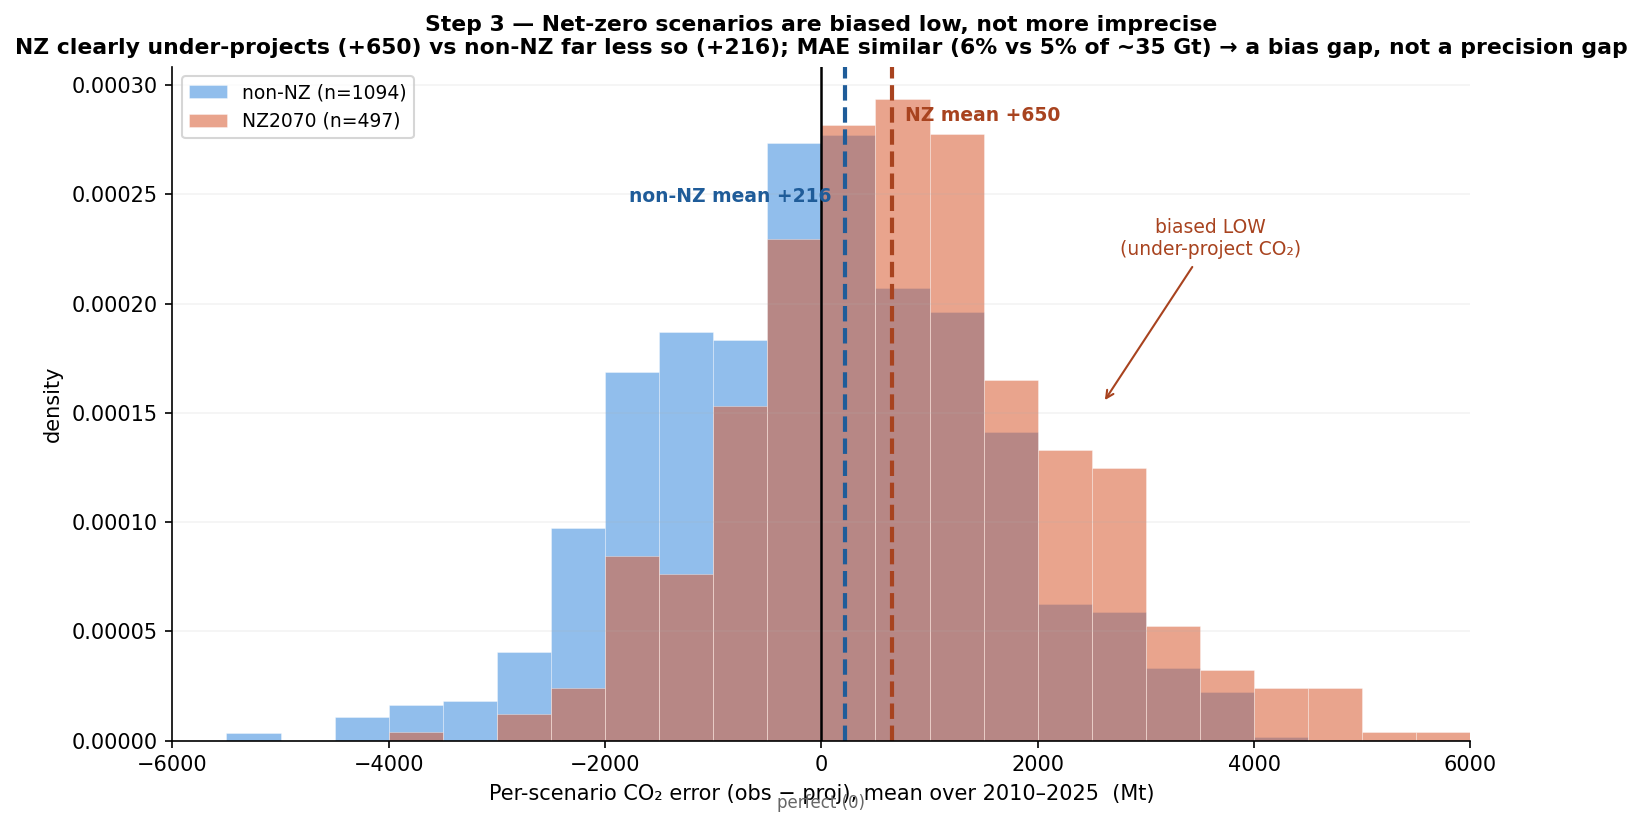

Reproduce this figure in Python.
"""
Step 3 — Net-zero scenarios are biased low (not more imprecise).
Distribution of the per-scenario CO2 mean error (obs - proj, 2010-2025), NZ2070 vs non-NZ.
NZ is shifted toward positive (under-projection); both have similar magnitude (MAE_j ~5-6%).
All numbers family-weighted (1/n_family).
"""
import warnings; warnings.filterwarnings('ignore')
import pandas as pd, numpy as np, matplotlib.pyplot as plt
from pathlib import Path

SCI = Path.home()/'PhD'/'4. Modeling'/'Prisma School'/'Scenario_Compass_Initiative_Data'/'SCI-2025_v1.0_pathways_ensemble_global.xlsx'
OBS = {'2010':33400,'2015':35400,'2020':34800,'2025':38100}
_F = ['MESSAGE','REMIND','IMACLIM','IMAGE','WITCH','POLES','GCAM','AIM','COFFEE','TIAM','GEM-E3','PROMETHEUS','EPPA','C-ROADS','MERGE','CGEM','MINES']
df = pd.read_excel(SCI, sheet_name='data'); meta = pd.read_excel(SCI, sheet_name='meta')
meta['key'] = meta['Model']+'|||'+meta['Scenario']
nz = meta.set_index('key')['Emissions Diagnostics|Year of Net Zero|CO2'].le(2070)
s = df[df['Variable']=='Emissions|CO2|Energy and Industrial Processes'].copy()
s['key'] = s['Model']+'|||'+s['Scenario']; s['Family'] = s['Model'].map(lambda m: next((f for f in _F if f in str(m).upper()), str(m)))
E = np.column_stack([OBS[y]-s[y].values for y in OBS])
s['ME_j'] = np.nanmean(E, axis=1); s['MAE_j'] = np.nanmean(np.abs(E), axis=1)
s['w'] = 1.0/s.groupby('Family')['Family'].transform('size'); s['nz'] = s['key'].map(nz)
A = s[s.nz==True].dropna(subset=['ME_j']); B = s[s.nz==False].dropna(subset=['ME_j'])
def wm(d, c): return np.average(d[c], weights=d['w'])
meA, meB = wm(A,'ME_j'), wm(B,'ME_j'); maA, maB = wm(A,'MAE_j'), wm(B,'MAE_j')

fig, ax = plt.subplots(figsize=(10, 5.6))
bins = np.arange(-6000, 6001, 500)
ax.hist(B['ME_j'], bins=bins, density=True, alpha=0.55, color='#378ADD', label=f'non-NZ (n={len(B)})', edgecolor='white', lw=0.3)
ax.hist(A['ME_j'], bins=bins, density=True, alpha=0.55, color='#D85A30', label=f'NZ2070 (n={len(A)})', edgecolor='white', lw=0.3)
ax.axvline(0, color='black', lw=1.2)
ax.axvline(meB, color='#1f5c99', lw=2, ls='--'); ax.axvline(meA, color='#a8431f', lw=2, ls='--')
top = ax.get_ylim()[1]
ax.text(meA+120, top*0.92, f'NZ mean +{meA:.0f}', color='#a8431f', fontsize=9, fontweight='bold')
ax.text(meB-120, top*0.80, f'non-NZ mean +{meB:.0f}', color='#1f5c99', fontsize=9, fontweight='bold', ha='right')
ax.text(0, -top*0.10, 'perfect (0)', ha='center', fontsize=8, color='0.4')
ax.annotate('biased LOW\n(under-project CO₂)', (2600, top*0.5), (3600, top*0.72),
            fontsize=9, color='#a8431f', ha='center', arrowprops=dict(arrowstyle='->', color='#a8431f'))
ax.set_xlabel('Per-scenario CO₂ error (obs − proj), mean over 2010–2025  (Mt)', fontsize=10)
ax.set_ylabel('density'); ax.set_xlim(-6000, 6000)
ax.set_title('Step 3 — Net-zero scenarios are biased low, not more imprecise\n'
             f'NZ clearly under-projects (+{meA:.0f}) vs non-NZ far less so (+{meB:.0f}); '
             f'MAE similar ({maA/354:.0f}% vs {maB/354:.0f}% of ~35 Gt) → a bias gap, not a precision gap',
             fontsize=10.5, fontweight='bold')
ax.legend(fontsize=9, loc='upper left'); ax.spines[['top','right']].set_visible(False); ax.grid(axis='y', alpha=0.15)
plt.tight_layout(); plt.savefig('nz_bias.png', dpi=150, bbox_inches='tight')
print(f'ME_j(fam): NZ +{meA:.0f} | non-NZ +{meB:.0f}    MAE_j(fam): NZ {maA:.0f} | non-NZ {maB:.0f}')
print('Saved: nz_bias.png')
